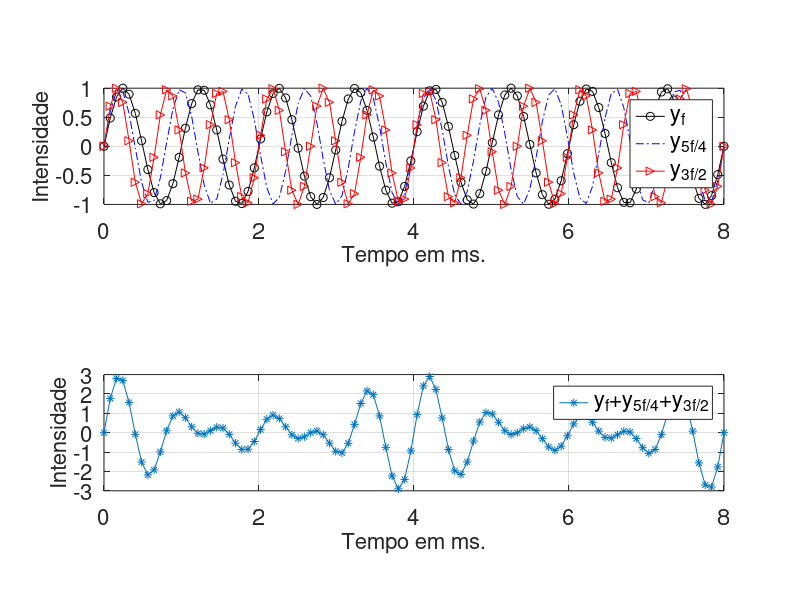

The MATLAB script that drew this image:
%

FONTSIZE=16;

f1=1;
N=8;
t=linspace(0,N/f1,100);

y1=sin(2*pi*f1*t);
y5_4=sin(2*pi*(5/4)*f1*t);
y3_2=sin(2*pi*(3/2)*f1*t);


subplot(2,1,1);
plot(t,y1,'-ok',t,y5_4,'-.b',t,y3_2,'->r')
hl1=legend('y_f','y_{5f/4}','y_{3f/2}');
%legend (hl1, 'location', 'northoutside');
hx1=xlabel('Tempo em ms.');
hy1=ylabel('Intensidade');
ha1=gca;
%set(ht,'fontsize',FONTSIZE);%% cambia solamente el titulo
set(ha1,'fontsize',FONTSIZE);%% cambia solamente los ejes
set(hx1,'fontsize',FONTSIZE);%% cambia solamente el texto de x
set(hy1,'fontsize',FONTSIZE);%% cambia solamente el texto de y
set(hl1,'fontsize',FONTSIZE);%% cambia solamente el texto de legend
daspect([0.75 1 1])
grid

subplot(2,1,2); 
plot(t,y1+y5_4+y3_2,'-*')
hl2=legend('y_f+y_{5f/4}+y_{3f/2}');
%legend (hl2, 'location', 'northoutside');
hx2=xlabel('Tempo em ms.');
hy2=ylabel('Intensidade');
ha2=gca;
%set(ht,'fontsize',FONTSIZE);%% cambia solamente el titulo
set(ha2,'fontsize',FONTSIZE);%% cambia solamente los ejes
set(hx2,'fontsize',FONTSIZE);%% cambia solamente el texto de x
set(hy2,'fontsize',FONTSIZE);%% cambia solamente el texto de y
set(hl2,'fontsize',FONTSIZE);%% cambia solamente el texto de legend
daspect([0.25 1 1])

grid





refresh
print(gcf,'consonancia3.eps','-depsc',['-F:',int2str(FONTSIZE)]);
